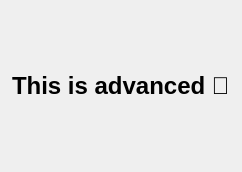
<ui version="4.0">
 <class>WizardAdvanced</class>
 <widget class="QWidget" name="WizardAdvanced">
  <layout class="QVBoxLayout">
   <property name="leftMargin"><number>12</number></property>
   <property name="topMargin"><number>12</number></property>
   <property name="rightMargin"><number>12</number></property>
   <property name="bottomMargin"><number>12</number></property>

   <item>
    <spacer name="verticalSpacerTop">
     <property name="orientation"><enum>Qt::Vertical</enum></property>
     <property name="sizeHint" stdset="0">
      <size><width>20</width><height>60</height></size>
     </property>
    </spacer>
   </item>

   <item>
    <widget class="QLabel" name="lbl_title">
     <property name="text"><string>This is advanced 🧠</string></property>
     <property name="alignment"><set>Qt::AlignCenter</set></property>
     <property name="font">
      <font><pointsize>18</pointsize><bold>true</bold></font>
     </property>
    </widget>
   </item>

   <item>
    <spacer name="verticalSpacerBottom">
     <property name="orientation"><enum>Qt::Vertical</enum></property>
     <property name="sizeHint" stdset="0">
      <size><width>20</width><height>60</height></size>
     </property>
    </spacer>
   </item>

  </layout>
 </widget>
 <resources/>
 <connections/>
</ui>
